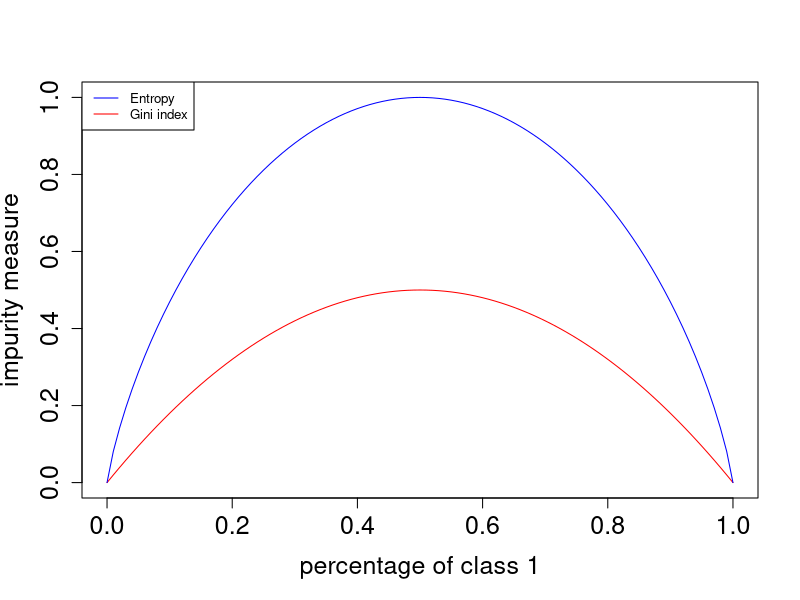

The R source for this figure:
entropy <- function(p_v) {
  e <- 0
  for (p in p_v) {
    if (p == 0) {
      this_term <- 0
    } else {
      this_term <- -p * log2(p)
    }
    e <- e + this_term
  }
  return(e)
}
gini <- function(p_v) {
  e <- 0
  for (p in p_v) {
    if (p == 0) {
      this.term <- 0
    } else {
      this.term <- p * (1 - p)
    }
    e <- e + this.term
  }
  return(e)
}

#Gini index vs. entropy: Gini index vs. entropy
entropy.v <- NULL
gini.v <- NULL
p.v <- seq(0, 1, by = 0.01)
for (p in p.v) {
  entropy.v <- c(entropy.v, (entropy(c(p, 1 - p))))
  gini.v <- c(gini.v, (gini(c(p, 1 - p))))
}
plot(p.v, gini.v, type = "l", ylim = c(0, 1),
     xlab = "percentage of class 1",col = "red",
     ylab = "impurity measure", cex.lab = 1.5,
     cex.axis = 1.5, cex.main = 1.5,cex.sub = 1.5)
lines(p.v, entropy.v, col = "blue")
legend("topleft", legend = c("Entropy", "Gini index"),
       col = c("blue", "red"), lty = c(1, 1), cex = 0.8)